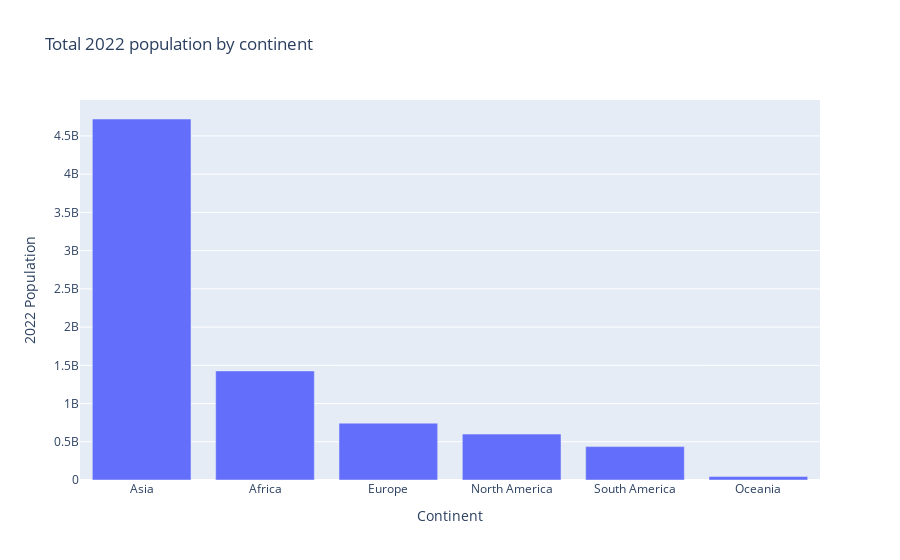

The notebook cell this image was saved under:
### Code cell
fig=px.bar(to_p,x="Continent",y="2022 Population",title="Total 2022 population by continent ")
fig.show()

### Figure 1 — Plotly figure (JSON) as saved in the notebook; plotly's stock layout.template omitted (floating-point values rounded to 4 significant figures)
{"data": [{"hovertemplate": "Continent=%{x}<br>2022 Population=%{y}<extra></extra>", "legendgroup": "", "marker": {"color": "#636efa", "pattern": {"shape": ""}}, "name": "", "orientation": "v", "showlegend": false, "textposition": "auto", "type": "bar", "x": ["Asia", "Africa", "Europe", "North America", "South America", "Oceania"], "xaxis": "x", "y": [4721383274, 1426730932, 743147538, 600296136, 436816608, 45038554], "yaxis": "y"}], "layout": {"barmode": "relative", "legend": {"tracegroupgap": 0}, "title": {"text": "Total 2022 population by continent "}, "xaxis": {"anchor": "y", "domain": [0, 1], "title": {"text": "Continent"}}, "yaxis": {"anchor": "x", "domain": [0, 1], "title": {"text": "2022 Population"}}}}
